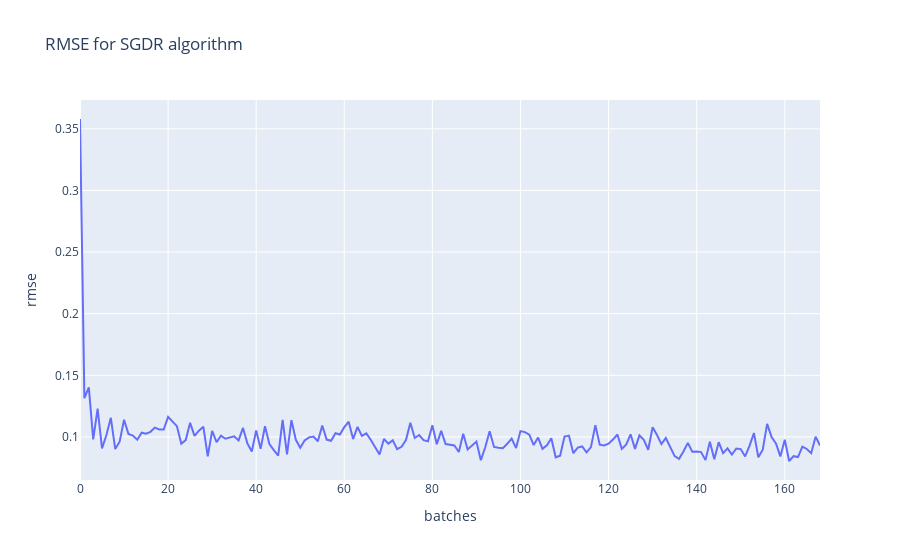

Notebook code for this chart:
### Code cell
fig = px.line(y = sgdr_rmse, title="RMSE for SGDR algorithm", labels={"x":"batches", "y":"rmse"})
fig.show()

### Figure 1 — Plotly figure (JSON) as saved in the notebook; plotly's stock layout.template omitted (floating-point values rounded to 4 significant figures; data arrays with more than 128 entries replaced by an {"elided": "..."} marker saying what was removed)
{"data": [{"hovertemplate": "batches=%{x}<br>rmse=%{y}<extra></extra>", "legendgroup": "", "line": {"color": "#636efa", "dash": "solid"}, "mode": "lines", "name": "", "orientation": "v", "showlegend": false, "type": "scatter", "x": {"elided": "169 int values"}, "xaxis": "x", "y": {"elided": "169 float values"}, "yaxis": "y"}], "layout": {"legend": {"tracegroupgap": 0}, "title": {"text": "RMSE for SGDR algorithm"}, "xaxis": {"anchor": "y", "domain": [0, 1], "title": {"text": "batches"}}, "yaxis": {"anchor": "x", "domain": [0, 1], "title": {"text": "rmse"}}}}
